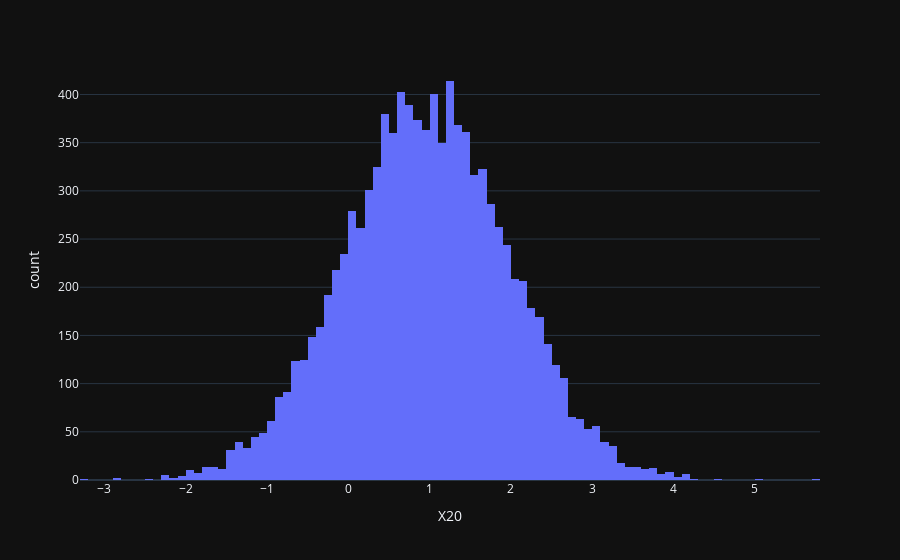

Notebook source saved alongside this figure:
### Code cell
#Some quick visualizations as part of our EDA, just to be complete
#Let's plot some histograms of some patient characteristics

#Approximately normally distributed
fig = px.histogram(df, x="X20")
fig.show()

### Figure 1 — Plotly figure (JSON) as saved in the notebook; plotly's stock layout.template omitted (floating-point values rounded to 4 significant figures; data arrays with more than 128 entries replaced by an {"elided": "..."} marker saying what was removed)
{"data": [{"bingroup": "x", "hovertemplate": "X20=%{x}<br>count=%{y}<extra></extra>", "legendgroup": "", "marker": {"color": "#636efa", "pattern": {"shape": ""}}, "name": "", "orientation": "v", "showlegend": false, "x": {"elided": "10000 float values"}, "xaxis": "x", "yaxis": "y", "type": "histogram"}], "layout": {"xaxis": {"anchor": "y", "domain": [0.0, 1.0], "title": {"text": "X20"}}, "yaxis": {"anchor": "x", "domain": [0.0, 1.0], "title": {"text": "count"}}, "legend": {"tracegroupgap": 0}, "margin": {"t": 60}, "barmode": "relative"}}
